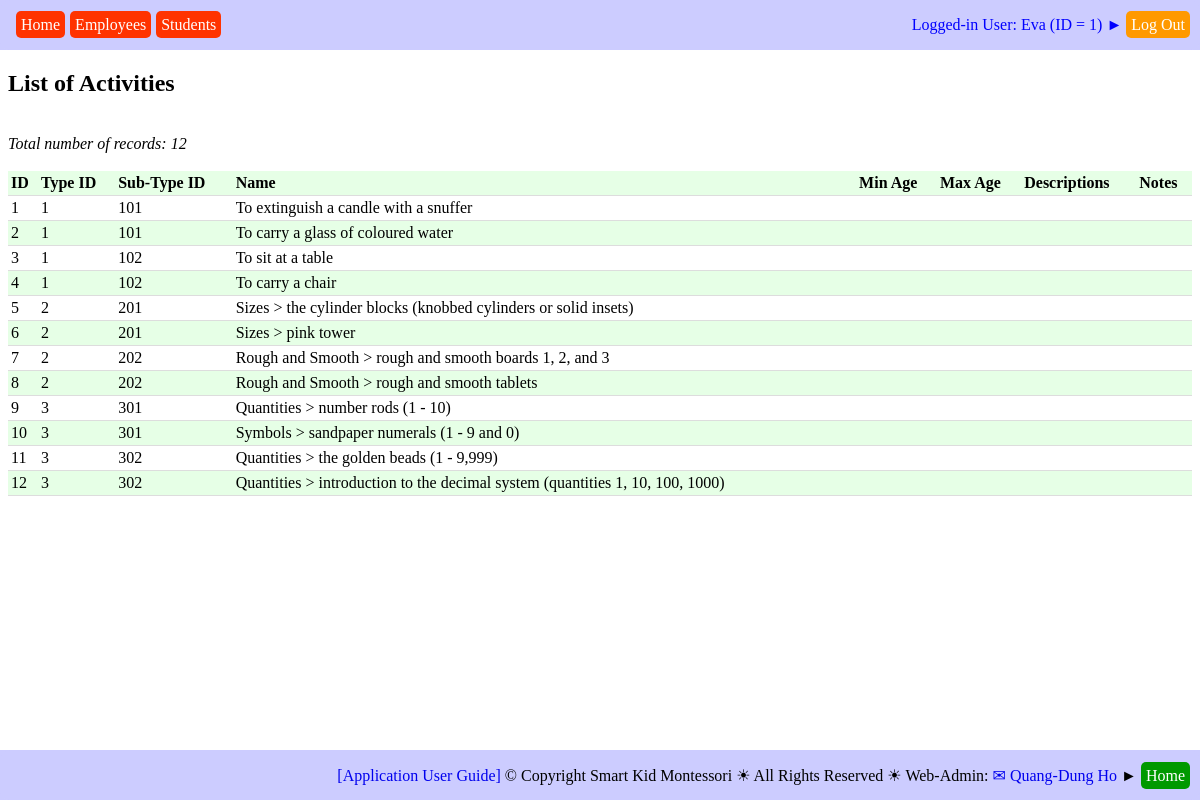
The app's page /report_activities.php (signed in) with its own data.
### tables this page shows
CREATE TABLE `web_pages` (
  `PAGE_ID` int(11) NOT NULL,
  `TAG_CLASS` varchar(50) NOT NULL,
  `TYPE` varchar(20) NOT NULL,
  `HREF` varchar(500) NOT NULL,
  `ICON_URL` varchar(500) NOT NULL,
  `TITLE` varchar(200) NOT NULL,
  `TITLE_SHORT` varchar(200) NOT NULL,
  `STATUS` varchar(20) NOT NULL
);

CREATE TABLE `activities` (
  `ACT_ID` int(11) NOT NULL,
  `ACT_TYPE_ID` int(11) NOT NULL,
  `ACT_SUBTYPE_ID` int(11) NOT NULL,
  `ACT_NAME` varchar(250) NOT NULL,
  `ACT_MIN_AGE` int(11) DEFAULT NULL,
  `ACT_MAX_AGE` int(11) DEFAULT NULL,
  `ACT_DESCR` text,
  `ACT_NOTES` text
);

### db_operations.php (called while the page is built, shortened)
<?php
require_once("sql_queries.php");
function insert_DB_QUERY_LOGS($user_name, $queryStrToDisplay)
{
	$queryStr = "INSERT INTO ";
		$queryStr = $queryStr . "DB_QUERY_LOGS(";
		$queryStr = $queryStr . "QUERY_STR";
		$queryStr = $queryStr . ", " . "USER_NAME";
		$queryStr = $queryStr . ", " . "DATE_TIME";
		$queryStr = $queryStr . ", " . "IP_ADDR";
		$queryStr = $queryStr . ")";
	$queryStr = $queryStr . " VALUES(";
		$queryStr = $queryStr . "'" . $queryStrToDisplay .  "'";
		$queryStr = $queryStr . ", " . "'" . $user_name . "'";
		$queryStr = $queryStr . ", " . "NOW()";
		$queryStr = $queryStr . ", " . "'" . get_client_ip() .  "'";
		$queryStr = $queryStr . ")";
	$queryStr = $queryStr . ";";
	$result = getResult($queryStr);
	return ($result);
}
function report_ACTIVITIES($debug_on)
{
	$queryStr = 'SELECT  ';
		$queryStr = $queryStr . '*';
	$queryStr = $queryStr . ' FROM ';
		$queryStr = $queryStr . 'ACTIVITIES';
	$queryStr = $queryStr . ' ORDER BY ';
		$queryStr = $queryStr . 'ACT_TYPE_ID' . ' ASC ';
		$queryStr = $queryStr . ', ' . 'ACT_SUBTYPE_ID' . ' ASC';
	$queryStr = $queryStr . ';';
	$result = getResult($queryStr);
	$fieldHeaderStr = array (
		0 => 'ID',
		1 => 'Type ID',
		2 => 'Sub-Type ID',
		3 => 'Name',
		4 => 'Min Age',
		5 => 'Max Age',
		6 => 'Descriptions',
		7 => 'Notes',
		);
	populateResultToTable($result, $fieldHeaderStr);
}
function getTabsOfPage($this_page_url, $debug_on)
{
	$queryStr = 'SELECT ';
		$queryStr = $queryStr .'HREF';
		$queryStr = $queryStr . ', ' . 'TITLE_SHORT';
	$queryStr = $queryStr . ' FROM ';
		$queryStr = $queryStr . 'WEB_PAGES';
	$queryStr = $queryStr . ' WHERE ';
		$queryStr = $queryStr . 'PAGE_ID IN';
		$queryStr = $queryStr . '(';
			$queryStr = $queryStr . 'SELECT ';
				$queryStr = $queryStr . 'TAB_PAGE_ID';
			$queryStr = $queryStr . ' FROM ';
				$queryStr = $queryStr . 'PAGE_TABS';
			$queryStr = $queryStr . ' WHERE ';
				$queryStr = $queryStr . 'PAGE_ID IN';
				$queryStr = $queryStr . '(';
					$queryStr = $queryStr . 'SELECT ';
						$queryStr = $queryStr . 'PAGE_ID';
					$queryStr = $queryStr . ' FROM ';
						$queryStr = $queryStr . 'WEB_PAGES';
					$queryStr = $queryStr . ' WHERE ';
						$queryStr = $queryStr . '(INSTR("' . $this_page_url .'", HREF) > 0)';
					$queryStr = $queryStr . ')';
				$queryStr = $queryStr . ')';
	$queryStr = $queryStr . ';';
	$result = getResult($queryStr);
	return ($result);
}
function get_client_ip() {
    $ipaddress = '';
    if (isset($_SERVER['HTTP_CLIENT_IP']) && ($_SERVER['HTTP_CLIENT_IP']))
        $ipaddress = $_SERVER['HTTP_CLIENT_IP'];
    else if (isset($_SERVER['HTTP_X_FORWARDED_FOR']) && ($_SERVER['HTTP_X_FORWARDED_FOR']))
        $ipaddress = $_SERVER['HTTP_X_FORWARDED_FOR'];
    else if (isset($_SERVER['HTTP_X_FORWARDED']) && ($_SERVER['HTTP_X_FORWARDED']))
        $ipaddress = $_SERVER['HTTP_X_FORWARDED'];
    else if (isset($_SERVER['HTTP_FORWARDED_FOR']) && ($_SERVER['HTTP_FORWARDED_FOR']))
        $ipaddress = $_SERVER['HTTP_FORWARDED_FOR'];
    else if (isset($_SERVER['HTTP_FORWARDED']) && ($_SERVER['HTTP_FORWARDED']))
        $ipaddress = $_SERVER['HTTP_FORWARDED'];
    else if (isset($_SERVER['REMOTE_ADDR']) && ($_SERVER['REMOTE_ADDR']))
        $ipaddress = $_SERVER['REMOTE_ADDR'];
    else
        $ipaddress = 'unknown';
    return $ipaddress;
}
?>

### sql_queries.php (the view, shortened to what this page needs)
<?php
	function connectDB()
	{
		$db_hostname = "localhost";
		$db_name     = "montessori";
		$db_username = "root";
		$db_password = "";
		$db = mysqli_connect($db_hostname, $db_username, $db_password, $db_name);
		return ($db);
	}
	function getResult($query)
	{
		$db = connectDB();
		$result = mysqli_query($db, $query);
		return ($result);
	}
	function populateResultToTable($result, $fieldHeaderStr)
	{
		$resultRows = mysqli_num_rows($result);
		$resultFields = mysqli_num_fields($result);
		echo '<br/><i>Total number of records: ' . $resultRows . '</i><br/><br/>';
		echo '<table>';
		echo '<tr>';
		for ($fd = 0; $fd < $resultFields; $fd++)
		{
			echo '<th>' . $fieldHeaderStr[$fd] . '</th>';
		}
 		echo '</tr>';
		for ($row = 0; $row < $resultRows; $row++)
		{
			$currentRow = mysqli_fetch_row($result);
			echo '<tr>';
			for ($fd = 0; $fd < $resultFields; $fd++)
			{
				echo '<td>' . $currentRow[$fd] . '</td>';
			}
			echo '</tr>';
		}
		echo '</table>';
	}
?>

### tab_header.php
<div style="
    		position: fixed;
    		height: 20px;
 		   	width: 50%;
    		top: 7px;
    		left: 6px;
    		right: 0;
    		background-color: transparent;"
>
<div style="
	display: table;
	height: 26px;
    width: 100%;
    margin: 0px;
    background-color: transparent;
    border-radius: 10px;
    text-align: left">
	<div style="
		display: table-cell;
		height: 26px;
    	width: 100%;
    	padding: 5px;
    	vertical-align: middle;">
	<?php
	require_once("db_operations.php");
	$tabs = getTabsOfPage($_SERVER["PHP_SELF"], true);
	$tabNum = mysqli_num_rows($tabs);
	for ($row = 0; $row < $tabNum; $row++)
	{
		$currentTab = mysqli_fetch_row($tabs);
		echo '<a href="' . $currentTab[0] . '" style="background-color: rgb(255, 51, 0); color: white; text-decoration: none; padding: 5px; margin-left: 5px; border-radius: 5px">' . $currentTab[1] . '</a>';
	}
	?>
	</div>
</div>
</div>

### db_tables.css (style rules this page uses)
table { border-collapse: collapse; width: 100%; }
th, td { padding: 3px; text-align: left; border-bottom: 1px solid #ddd; }
tr:nth-child(odd) { background-color: rgb(230, 255, 230); }

### common.css (style rules this page uses)
a { text-decoration: none; }

### records on screen
web_pages: TITLE_SHORT "Home"
web_pages: TITLE_SHORT "Employees"
web_pages: TITLE_SHORT "Students"
activities: ACT_ID "1", ACT_TYPE_ID "1", ACT_SUBTYPE_ID "101", ACT_NAME "To extinguish a candle with a snuffer"
activities: ACT_ID "2", ACT_TYPE_ID "1", ACT_SUBTYPE_ID "101", ACT_NAME "To carry a glass of coloured water"
activities: ACT_ID "3", ACT_TYPE_ID "1", ACT_SUBTYPE_ID "102", ACT_NAME "To sit at a table"
activities: ACT_ID "4", ACT_TYPE_ID "1", ACT_SUBTYPE_ID "102", ACT_NAME "To carry a chair"
activities: ACT_ID "5", ACT_TYPE_ID "2", ACT_SUBTYPE_ID "201", ACT_NAME "Sizes > the cylinder blocks (knobbed cylinders or solid insets)"
activities: ACT_ID "6", ACT_TYPE_ID "2", ACT_SUBTYPE_ID "201", ACT_NAME "Sizes > pink tower"
activities: ACT_ID "7", ACT_TYPE_ID "2", ACT_SUBTYPE_ID "202", ACT_NAME "Rough and Smooth > rough and smooth boards 1, 2, and 3"
activities: ACT_ID "8", ACT_TYPE_ID "2", ACT_SUBTYPE_ID "202", ACT_NAME "Rough and Smooth > rough and smooth tablets"
activities: ACT_ID "9", ACT_TYPE_ID "3", ACT_SUBTYPE_ID "301", ACT_NAME "Quantities > number rods (1 - 10)"
activities: ACT_ID "10", ACT_TYPE_ID "3", ACT_SUBTYPE_ID "301", ACT_NAME "Symbols > sandpaper numerals (1 - 9 and 0)"
activities: ACT_ID "11", ACT_TYPE_ID "3", ACT_SUBTYPE_ID "302", ACT_NAME "Quantities > the golden beads (1 - 9,999)"
activities: ACT_ID "12", ACT_TYPE_ID "3", ACT_SUBTYPE_ID "302", ACT_NAME "Quantities > introduction to the decimal system (quantities 1, 10, 100, 1000)"

### other values on screen
$emp_name "Eva"
$emp_id "1"
$resultRows "12"
$fieldHeaderStr[$fd] "ID"
$fieldHeaderStr[$fd] "Type ID"
$fieldHeaderStr[$fd] "Sub-Type ID"
$fieldHeaderStr[$fd] "Name"
$fieldHeaderStr[$fd] "Min Age"
$fieldHeaderStr[$fd] "Max Age"
$fieldHeaderStr[$fd] "Descriptions"
$fieldHeaderStr[$fd] "Notes"
